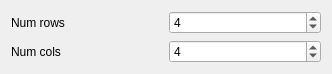
              <widget class="QWidget" name="page">
               <property name="geometry">
                <rect>
                 <x>0</x>
                 <y>0</y>
                 <width>332</width>
                 <height>72</height>
                </rect>
               </property>
               <attribute name="label">
                <string>Dense grid</string>
               </attribute>
               <layout class="QGridLayout" name="gridLayout_7">
                <item row="0" column="0">
                 <widget class="QLabel" name="label_10">
                  <property name="text">
                   <string>Num rows</string>
                  </property>
                 </widget>
                </item>
                <item row="0" column="1">
                 <widget class="QSpinBox" name="spDenseGridRows">
                  <property name="sizePolicy">
                   <sizepolicy hsizetype="Preferred" vsizetype="Fixed">
                    <horstretch>0</horstretch>
                    <verstretch>0</verstretch>
                   </sizepolicy>
                  </property>
                  <property name="minimum">
                   <number>1</number>
                  </property>
                  <property name="maximum">
                   <number>100</number>
                  </property>
                  <property name="value">
                   <number>4</number>
                  </property>
                 </widget>
                </item>
                <item row="1" column="0">
                 <widget class="QLabel" name="label_8">
                  <property name="text">
                   <string>Num cols</string>
                  </property>
                 </widget>
                </item>
                <item row="1" column="1">
                 <widget class="QSpinBox" name="spDenseGridCols">
                  <property name="sizePolicy">
                   <sizepolicy hsizetype="Preferred" vsizetype="Fixed">
                    <horstretch>0</horstretch>
                    <verstretch>0</verstretch>
                   </sizepolicy>
                  </property>
                  <property name="minimum">
                   <number>1</number>
                  </property>
                  <property name="maximum">
                   <number>100</number>
                  </property>
                  <property name="value">
                   <number>4</number>
                  </property>
                 </widget>
                </item>
               </layout>
              </widget>
